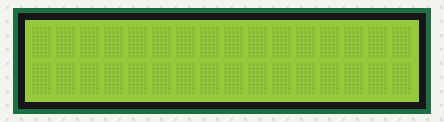
Recording of a sketch running on a simulated Arduino Uno, built with avr-gcc and run on an emulated ATmega328P. Parts: 16×2 character LCD.

Above: at 0.1 s.
At 6.1 s:
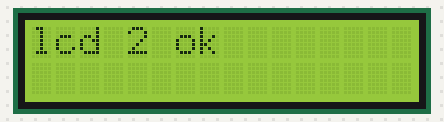

Measured:
- what the display in image 1 shows lasts 5.0 s, from 6.1 s to 11.1 s

The sketch:

e.ino
```cpp
// Memadamkan dan menghidupkan LCD 2
// Mengakses LCD

#include <LiquidCrystal.h>  // Menambahkan library

// initialize the library by associating any needed LCD interface pin
// with the arduino pin number it is connected to
const int rs = 12, en = 11, d4 = 5, d5 = 4, d6 = 3, d7 = 2;
LiquidCrystal lcd(rs, en, d4, d5, d6, d7);

void setup() {
  // set up the LCD's number of columns and rows:
  // arduino tidak bisa langsung mendekteksi jenis/spesifikasi komponen
  // yang digunakan/terhubung pada arduino
  lcd.begin(16, 2);
  // Print a message to the LCD.
  lcd.print("lcd 2 ok");
}

void loop() {
  // Turn off the display:
  lcd.noDisplay();
  delay(500);
  // Turn on the display:
  lcd.display();
  delay(5000);
}
```
